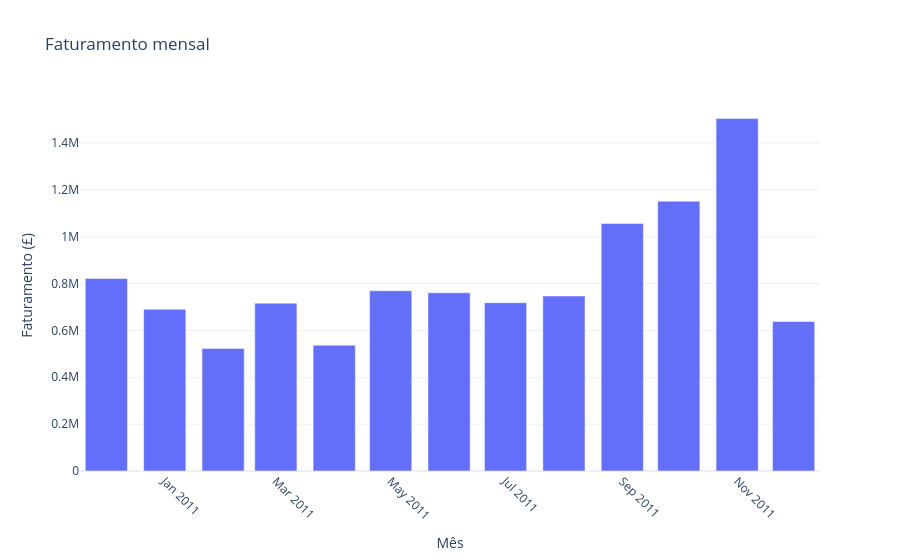

Notebook cell for this chart:
### Code cell
import plotly.express as px

px.defaults.template = "plotly_white"

# Pergunta: como o faturamento varia entre os meses?
dados_faturamento = faturamento_mensal.reset_index()
dados_faturamento["Mes"] = dados_faturamento["Mes"].astype(str)

fig = px.bar(
    dados_faturamento,
    x="Mes",
    y="TotalPrice",
    title="Faturamento mensal",
    labels={"Mes": "Mês", "TotalPrice": "Faturamento (£)"}
)
fig.update_xaxes(tickangle=45)
fig.show()

### Figure 1 — Plotly figure (JSON) as saved in the notebook; plotly's stock layout.template omitted (floating-point values rounded to 4 significant figures)
{"data": [{"hovertemplate": "Mês=%{x}<br>Faturamento (£)=%{y}<extra></extra>", "legendgroup": "", "marker": {"color": "#636efa", "pattern": {"shape": ""}}, "name": "", "orientation": "v", "showlegend": false, "textposition": "auto", "type": "bar", "x": ["2010-12", "2011-01", "2011-02", "2011-03", "2011-04", "2011-05", "2011-06", "2011-07", "2011-08", "2011-09", "2011-10", "2011-11", "2011-12"], "xaxis": "x", "y": [821500.0, 689800.0, 522500.0, 716200.0, 537000.0, 769300.0, 760500.0, 718100.0, 746800.0, 1056000.0, 1151000.0, 1504000.0, 637800.0], "yaxis": "y"}], "layout": {"barmode": "relative", "legend": {"tracegroupgap": 0}, "title": {"text": "Faturamento mensal"}, "xaxis": {"anchor": "y", "domain": [0, 1], "tickangle": 45, "title": {"text": "Mês"}}, "yaxis": {"anchor": "x", "domain": [0, 1], "title": {"text": "Faturamento (£)"}}}}
